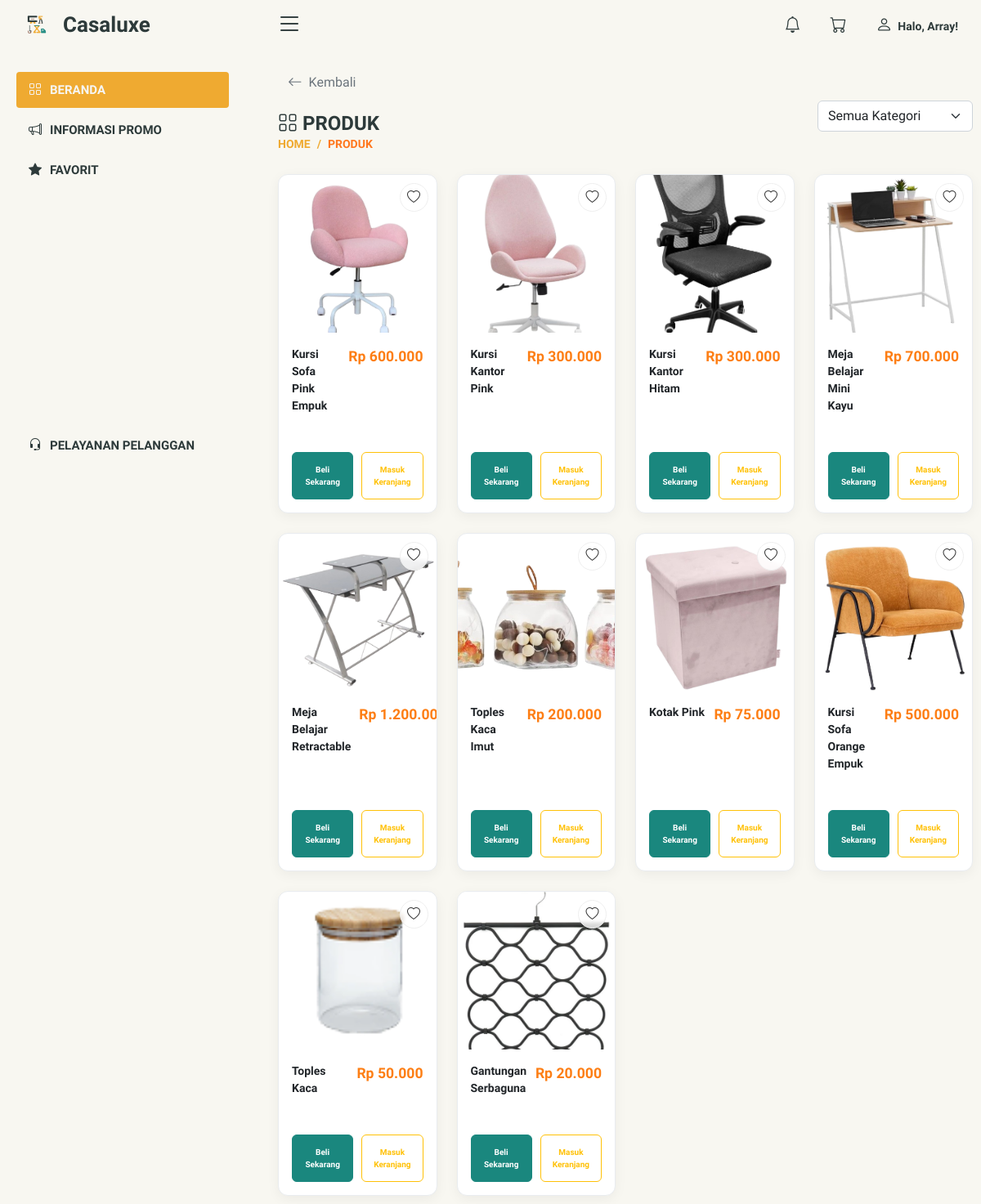
The page /user/produk.php (signed in) on the database its author committed.
### tables this page shows
CREATE TABLE `produk` (
  `id_produk` int(11) NOT NULL,
  `nama_produk` varchar(255) NOT NULL,
  `deskripsi` text NOT NULL,
  `harga` decimal(10,2) NOT NULL,
  `stok` int(11) NOT NULL,
  `id_kategori` int(11) NOT NULL,
  `created_at` datetime NOT NULL,
  `updated_at` datetime NOT NULL,
  `gambar` varchar(255) NOT NULL
);

### user/produk.php (the view, shortened to what this page needs)
<?php
include('../db.php');
$sql_produk = "SELECT p.*, k.nama_kategori
               FROM produk p
               JOIN kategori k ON p.id_kategori = k.id_kategori
               WHERE p.id_produk NOT IN (SELECT bonus_item FROM informasipromo)";
$result_produk = mysqli_query($kon, $sql_produk);
$products = [];
while ($row = mysqli_fetch_assoc($result_produk)) {
    $products[] = [
        'id' => $row['id_produk'],
        'name' => $row['nama_produk'],
        'category' => $row['nama_kategori'],
        'price' => $row['harga'],
        'stock' => $row['stok'],
        'image' => $row['gambar'],
        'description' => $row['deskripsi']
    ];
}
$filteredProducts = $products;
function formatCurrency($number) {
    return 'Rp ' . number_format($number ?? 0, 0, ',', '.');
}
?>
<!DOCTYPE html>
<html lang="en">
<head>
    <?php include 'aset.php'; ?>
</head>
<body>
    <?php require "atas.php"; ?>
    <?php require "menu.php"; ?>
    <main id="main" class="main">
        <section class="section">
            <div class="page-header row align-items-center">
                <div class="col-md-8">
                            <div class="standalone-back-button-container">
                    <a href="index.php" class="standalone-back-button">
                        <i class="bi bi-arrow-left"></i>
                        Kembali
                    </a>
                </div>
                    <div class="pagetitle">
                      <h1><i class="bi bi-grid"></i>&nbsp;PRODUK</h1>
                      <nav>
                        <ol class="breadcrumb">
                          <li class="breadcrumb-item"><a href="index.php">HOME</a></li>
                          <li class="breadcrumb-item active">PRODUK</li>
                        </ol>
                      </nav>
                    </div>
                </div>
                <div class="col-md-4 text-md-end">
                    <form method="POST" id="filter-form" class="filter-form d-inline-block">
                        <select name="category" class="form-select" onchange="document.getElementById('filter-form').submit()">
                            <option value="">Semua Kategori</option>
                        </select>
                    </form>
                </div>
            </div>
            <div class="row gy-4">
                <?php if (count($filteredProducts) > 0): ?>
                    <?php foreach ($filteredProducts as $product): ?>
                        <div class="col-xl-3 col-lg-4 col-md-6">
                            <div class="card product-card h-100">
                                <div class="card-img-container">
                                    <a href="detail_produk.php?product_id=<?= urlencode($product['id']); ?>">
                                        <img src="../uploads/<?= htmlspecialchars($product['image']); ?>" class="card-img-top product-card-img-top" alt="<?= htmlspecialchars($product['name']); ?>">
                                    </a>
                                    <form method="POST">
                                        <button type="submit" name="add_to_wishlist" class="btn btn-wishlist">
                                            <i class="bi bi-heart"></i>
                                        </button>
                                    </form>
                                </div>
                                <div class="card-body">
                                    <div class="product-info">
                                        <div class="product-name"><?= htmlspecialchars($product['name']); ?></div>
                                        <div class="product-price"><?= formatCurrency($product['price']); ?></div>
                                    </div>
                                    <div class="button-group">
                                    <?php if ($product['stock'] > 0): ?>
                                        <form method="POST" action="checkout.php" class="w-50">
                                            <button type="submit" name="buy_now" class="btn btn-buy-now w-100">Beli Sekarang</button>
                                        </form>
                                        <form method="POST" action="add_to_cart.php" class="w-50">
                                            <button type="submit" name="add_to_cart" class="btn btn-add-to-cart w-100">Masuk Keranjang</button>
                                        </form>
                                    <?php else: ?>
                                        <button class="btn btn-secondary w-100" disabled>Stok Habis</button>
                                    <?php endif; ?>
                                    </div>
                                </div>
                            </div>
                        </div>
                    <?php endforeach; ?>
                <?php endif; ?>
            </div>
        </section>
    </main>
</body>
</html>

### assets/css/style.css (style rules this page uses)
:root { scroll-behavior: smooth; }
body { font-family: "Andika", sans-serif !important; background: #F8F7F1; color: #2D3A3A; }
a { color: #2D3A3A; text-decoration: none; }
h1, h2, h3, h4, h5, h6 { font-family: "Andika", sans-serif; }
#main { margin-top: 70px !important; padding-left: 40px !important; transition: all 0.3s; overflow-x: hidden; }
.pagetitle { margin-bottom: 10px; }
.pagetitle h1 { font-size: 24px; margin-bottom: 0; font-weight: 600; color: #2D3A3A; }
.card { margin-bottom: 30px; border: none; border-radius: 5px; box-shadow: 0px 0 30px rgba(1, 41, 112, 0.1); background-color: #f6f6f6; }
.card-body { padding: 0 20px 20px 20px; }
.breadcrumb { font-size: 14px; font-family: "Andika", sans-serif; color: #EFAA31; font-weight: 600; }
.breadcrumb a { color: #EFAA31; transition: 0.3s; }
.breadcrumb .breadcrumb-item::before { color: #EFAA31; }
.breadcrumb .active { color: #ff771d; font-weight: 800; }
@media (min-width: 1200px) { #main, #footer { margin-left: 300px; } }

### user/produk.php (style rules this page uses)
body { background: #F8F7F1 !important; font-family: 'Andika', sans-serif !important; color: #2D3A3A !important; }
div.product-name { font-size: 14px; }
main { padding: 10px !important; }
.page-header { padding: 0 0; margin-bottom: 10px; }
.product-card { background: #fff; border: 1px solid #e9ecef; border-radius: .75rem; box-shadow: 0 4px 15px rgba(0,0,0,0.05); transition: all 0.3s ease; overflow: hidden; display: flex; flex-direction: column; }
.product-card .card-img-container { position: relative; }
.product-card-img-top { aspect-ratio: 1 / 1; object-fit: cover; }
.btn-wishlist { position: absolute; top: 10px; right: 10px; background-color: rgba(255, 255, 255, 0.8); backdrop-filter: blur(2px); border-radius: 50%; width: 35px; height: 35px; display: flex; align-items: center; justify-content: center; border: 1px solid #eee; color: #333; transition: all 0.2s ease; }
.product-card .card-body { padding: 1rem; flex-grow: 1; display: flex; flex-direction: column; }
.product-info { display: flex; justify-content: space-between; align-items: flex-start; margin-bottom: 1rem; }
.product-name { font-size: 1.05rem; font-weight: 600; color: #212529; flex-grow: 1; padding-right: 10px; }
.product-price { font-size: 1.1rem; font-weight: 700; color: #fd7e14; white-space: nowrap; }
.product-card .button-group { margin-top: auto; display: flex; gap: 10px; }
.product-card .btn { font-weight: 600; flex: 1; }
.btn-buy-now { background-color: #1A877E; border-color: #1A877E; color: #fff; padding-top: 13px; padding-bottom: 13px; font-size: 10px; }
.btn-add-to-cart { background-color:transparent; border-color: #ffc107; padding-top: 13px; padding-bottom: 13px; font-size: 10px; color: #ffc107; }
.standalone-back-button-container { margin-bottom: 15px; padding-left: 0px; }
.standalone-back-button { display: inline-flex; align-items: center; text-decoration: none; color: #6c757d; font-weight: 500; padding: 8px 12px; border-radius: 8px; transition: background-color 0.2s ease-in-out; }
.standalone-back-button .bi { font-size: 1.1em; margin-right: 8px; }

### rows shown on the page
produk: gambar (picture), nama_produk "Kursi Sofa Pink Empuk", harga "Rp 600.000"
produk: gambar (picture), nama_produk "Kursi Kantor Pink", harga "Rp 300.000"
produk: gambar (picture), nama_produk "Kursi Kantor Hitam", harga "Rp 300.000"
produk: gambar (picture), nama_produk "Meja Belajar Mini Kayu", harga "Rp 700.000"
produk: gambar (picture), nama_produk "Meja Belajar Retractable", harga "Rp…"
produk: gambar (picture), nama_produk "Toples Kaca Imut", harga "Rp 200.000"
produk: gambar (picture), nama_produk "Kotak Pink", harga "Rp 75.000"
produk: gambar (picture), nama_produk "Kursi Sofa Orange Empuk", harga "Rp 500.000"
produk: gambar (picture), nama_produk "Toples Kaca", harga "Rp 50.000"
produk: gambar (picture), nama_produk "Gantungan Serbaguna", harga "Rp 20.000"

### other values the page prints
$_SESSION["user"] "Array"
